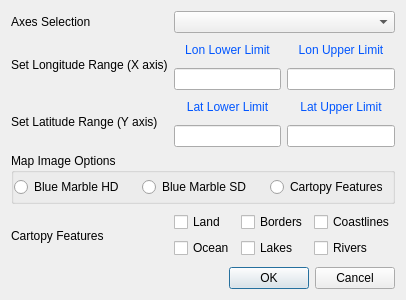
<?xml version="1.0" encoding="UTF-8"?>
<ui version="4.0">
 <class>Dialog</class>
 <widget class="QDialog" name="Dialog">
  <property name="geometry">
   <rect>
    <x>0</x>
    <y>0</y>
    <width>400</width>
    <height>300</height>
   </rect>
  </property>
  <property name="windowTitle">
   <string>Dialog</string>
  </property>
  <layout class="QGridLayout" name="gridLayout_2">
   <item row="0" column="0">
    <layout class="QGridLayout" name="gridLayout">
     <item row="2" column="1">
      <widget class="QWidget" name="widget_2" native="true">
       <layout class="QGridLayout" name="gridLayout_5">
        <property name="leftMargin">
         <number>0</number>
        </property>
        <property name="topMargin">
         <number>0</number>
        </property>
        <property name="rightMargin">
         <number>0</number>
        </property>
        <property name="bottomMargin">
         <number>0</number>
        </property>
        <item row="0" column="0">
         <layout class="QGridLayout" name="gridLayout_4">
          <item row="0" column="1">
           <widget class="QLabel" name="label_6">
            <property name="text">
             <string>&lt;html&gt;&lt;head/&gt;&lt;body&gt;&lt;p align=&quot;center&quot;&gt;&lt;span style=&quot; color:#0055ff;&quot;&gt;Lat Upper Limit&lt;/span&gt;&lt;/p&gt;&lt;/body&gt;&lt;/html&gt;</string>
            </property>
           </widget>
          </item>
          <item row="0" column="0">
           <widget class="QLabel" name="label_5">
            <property name="text">
             <string>&lt;html&gt;&lt;head/&gt;&lt;body&gt;&lt;p align=&quot;center&quot;&gt;&lt;span style=&quot; color:#0055ff;&quot;&gt;Lat Lower Limit&lt;/span&gt;&lt;/p&gt;&lt;/body&gt;&lt;/html&gt;</string>
            </property>
           </widget>
          </item>
          <item row="1" column="0">
           <widget class="QLineEdit" name="LowerLat"/>
          </item>
          <item row="1" column="1">
           <widget class="QLineEdit" name="UpperLat"/>
          </item>
         </layout>
        </item>
       </layout>
      </widget>
     </item>
     <item row="1" column="1">
      <widget class="QWidget" name="widget" native="true">
       <layout class="QGridLayout" name="gridLayout_6">
        <property name="leftMargin">
         <number>0</number>
        </property>
        <property name="topMargin">
         <number>0</number>
        </property>
        <property name="rightMargin">
         <number>0</number>
        </property>
        <property name="bottomMargin">
         <number>0</number>
        </property>
        <item row="0" column="0">
         <layout class="QGridLayout" name="gridLayout_3">
          <item row="0" column="0">
           <widget class="QLabel" name="label_3">
            <property name="text">
             <string>&lt;html&gt;&lt;head/&gt;&lt;body&gt;&lt;p align=&quot;center&quot;&gt;&lt;span style=&quot; color:#0055ff;&quot;&gt;Lon Lower Limit&lt;/span&gt;&lt;/p&gt;&lt;/body&gt;&lt;/html&gt;</string>
            </property>
           </widget>
          </item>
          <item row="0" column="1">
           <widget class="QLabel" name="label_4">
            <property name="text">
             <string>&lt;html&gt;&lt;head/&gt;&lt;body&gt;&lt;p align=&quot;center&quot;&gt;&lt;span style=&quot; color:#0055ff;&quot;&gt;Lon Upper Limit&lt;/span&gt;&lt;/p&gt;&lt;/body&gt;&lt;/html&gt;</string>
            </property>
           </widget>
          </item>
          <item row="1" column="0">
           <widget class="QLineEdit" name="LowerLon"/>
          </item>
          <item row="1" column="1">
           <widget class="QLineEdit" name="UpperLon"/>
          </item>
         </layout>
        </item>
       </layout>
      </widget>
     </item>
     <item row="4" column="1">
      <widget class="QWidget" name="CFeatureWidget" native="true">
       <layout class="QGridLayout" name="gridLayout_10">
        <property name="leftMargin">
         <number>0</number>
        </property>
        <property name="topMargin">
         <number>0</number>
        </property>
        <property name="rightMargin">
         <number>0</number>
        </property>
        <property name="bottomMargin">
         <number>0</number>
        </property>
        <item row="0" column="0">
         <layout class="QGridLayout" name="gridLayout_9">
          <item row="0" column="0">
           <widget class="QCheckBox" name="LandChk">
            <property name="text">
             <string>Land</string>
            </property>
           </widget>
          </item>
          <item row="0" column="1">
           <widget class="QCheckBox" name="BordersChk">
            <property name="text">
             <string>Borders</string>
            </property>
           </widget>
          </item>
          <item row="0" column="2">
           <widget class="QCheckBox" name="CoastlinesChk">
            <property name="text">
             <string>Coastlines</string>
            </property>
           </widget>
          </item>
          <item row="1" column="0">
           <widget class="QCheckBox" name="OceanChk">
            <property name="text">
             <string>Ocean</string>
            </property>
           </widget>
          </item>
          <item row="1" column="1">
           <widget class="QCheckBox" name="LakesChk">
            <property name="text">
             <string>Lakes</string>
            </property>
           </widget>
          </item>
          <item row="1" column="2">
           <widget class="QCheckBox" name="RiversChk">
            <property name="text">
             <string>Rivers</string>
            </property>
           </widget>
          </item>
         </layout>
        </item>
       </layout>
      </widget>
     </item>
     <item row="3" column="0" colspan="2">
      <widget class="QGroupBox" name="groupBox">
       <property name="title">
        <string>Map Image Options</string>
       </property>
       <layout class="QGridLayout" name="gridLayout_8">
        <property name="leftMargin">
         <number>0</number>
        </property>
        <property name="topMargin">
         <number>0</number>
        </property>
        <property name="rightMargin">
         <number>0</number>
        </property>
        <property name="bottomMargin">
         <number>0</number>
        </property>
        <item row="0" column="0">
         <layout class="QGridLayout" name="gridLayout_7">
          <item row="0" column="0">
           <widget class="QRadioButton" name="BlueMarbleHD">
            <property name="text">
             <string>Blue Marble HD</string>
            </property>
           </widget>
          </item>
          <item row="0" column="1">
           <widget class="QRadioButton" name="BlueMarbleSD">
            <property name="text">
             <string>Blue Marble SD</string>
            </property>
           </widget>
          </item>
          <item row="0" column="2">
           <widget class="QRadioButton" name="CartopyFeatures">
            <property name="text">
             <string>Cartopy Features</string>
            </property>
           </widget>
          </item>
         </layout>
        </item>
       </layout>
      </widget>
     </item>
     <item row="1" column="0">
      <widget class="QLabel" name="label">
       <property name="text">
        <string>Set Longitude Range (X axis)</string>
       </property>
      </widget>
     </item>
     <item row="4" column="0">
      <widget class="QLabel" name="label_7">
       <property name="text">
        <string>Cartopy Features</string>
       </property>
      </widget>
     </item>
     <item row="2" column="0">
      <widget class="QLabel" name="label_2">
       <property name="text">
        <string>Set Latitude Range (Y axis)</string>
       </property>
      </widget>
     </item>
     <item row="0" column="0">
      <widget class="QLabel" name="label_8">
       <property name="text">
        <string>Axes Selection</string>
       </property>
      </widget>
     </item>
     <item row="0" column="1">
      <widget class="QComboBox" name="AxesCombo"/>
     </item>
    </layout>
   </item>
   <item row="1" column="0">
    <widget class="QDialogButtonBox" name="buttonBox">
     <property name="orientation">
      <enum>Qt::Horizontal</enum>
     </property>
     <property name="standardButtons">
      <set>QDialogButtonBox::Cancel|QDialogButtonBox::Ok</set>
     </property>
    </widget>
   </item>
  </layout>
 </widget>
 <resources/>
 <connections>
  <connection>
   <sender>buttonBox</sender>
   <signal>accepted()</signal>
   <receiver>Dialog</receiver>
   <slot>accept()</slot>
   <hints>
    <hint type="sourcelabel">
     <x>227</x>
     <y>282</y>
    </hint>
    <hint type="destinationlabel">
     <x>157</x>
     <y>274</y>
    </hint>
   </hints>
  </connection>
  <connection>
   <sender>buttonBox</sender>
   <signal>rejected()</signal>
   <receiver>Dialog</receiver>
   <slot>reject()</slot>
   <hints>
    <hint type="sourcelabel">
     <x>295</x>
     <y>288</y>
    </hint>
    <hint type="destinationlabel">
     <x>286</x>
     <y>274</y>
    </hint>
   </hints>
  </connection>
 </connections>
</ui>
